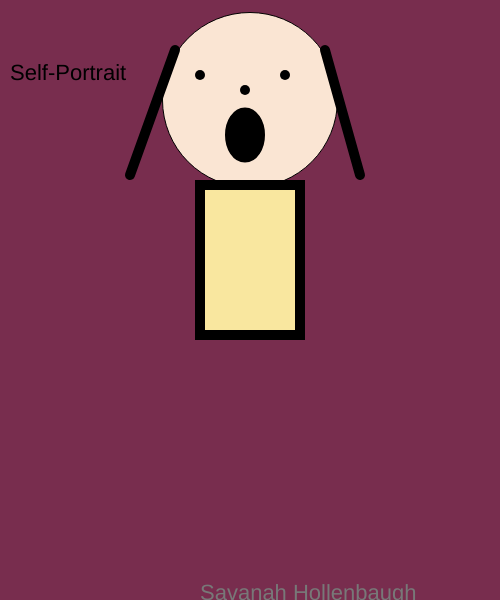
Frame 1 (no input)
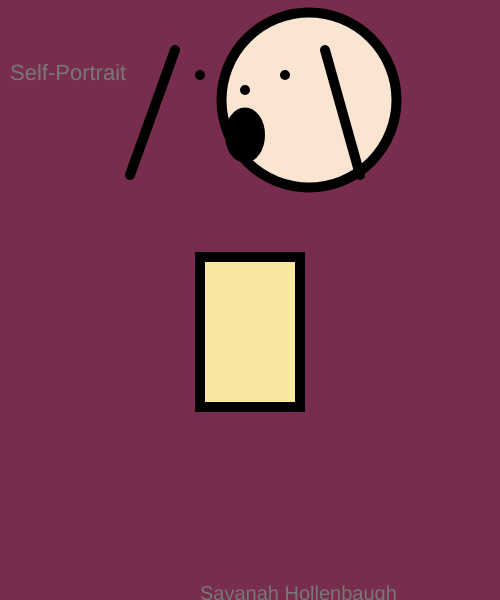
Frame 60 (no input)
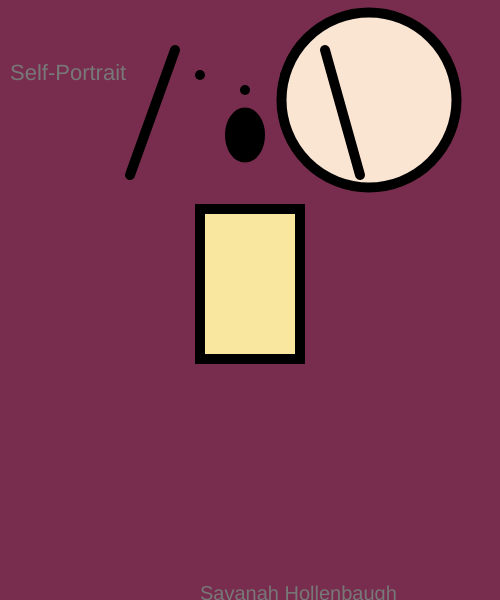
Frame 120 (the mouse pressed at the canvas centre since frame 60)

The p5.js sketch that drew these frames (run headless with seeded random() and noise() and a simulated clock; from frame 60 on, the mouse is pressed at the canvas centre):

// p5.js sketch
// ── sketch.js
var headX = 250;
var headY = 100;
var headDirection = 1;

var bodyX = 200;
var bodyY = 185;
var bodyDirection = 8;

var size = 22;
var count = 2;
var sizeDirection = 2;
function setup()
{
    createCanvas(500, 600);
}

function draw()
{
    background(120,45,78);
    textSize(22)
    text("Self-Portrait", 10,80);

    // head
    fill(250, 229, 211);
    circle(headX,headY,175);
    headX+=headDirection;
    if(headX >= 418 || headX <= 82)
    {
        headDirection *= -1;
    }

    // eyes
    strokeWeight(10);
    fill(0);
    point(200,75);
    point(285,75);

    // nose
    point(245,90);
    
    // mouth
    ellipse(245, 135, 30, 45)

    // hair
    line(130,175,175,50);
    line(325,50,360,175);
    // body
    fill(249, 231, 159);
    rect(200,bodyY,100,150);
    bodyY += bodyDirection;
    if(bodyY <= 0 || bodyY >= 450 )
    {
        bodyDirection *= -1;
    }
    
    
    fill(120);
    textSize(size);
    size+= sizeDirection;
    count++;
    if(count > 5)
    {
        sizeDirection *=-1;
        count = 0;
    }
    text("Savanah Hollenbaugh",200,600 );


}
